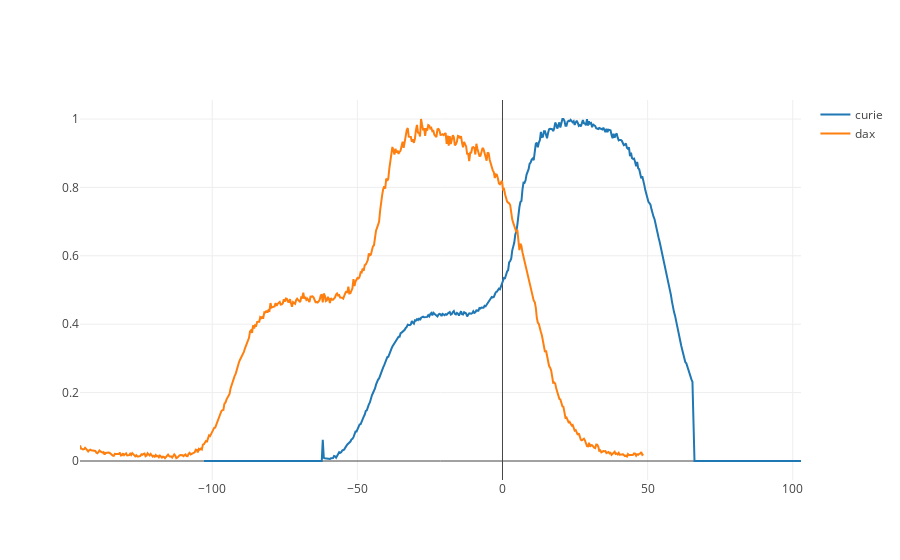

Notebook code for this chart:
### Code cell
trace0 = go.Scatter(
    x = data1['pas'],
    y = data1['value'],
    name='curie',
)

trace1 = go.Scatter(
    x = data2['pas'],
    y = data2['value'],
    name='dax',
)
data = [trace0, trace1]
fig= go.Figure(data=data)
py.iplot(fig)

### Figure 1 — Plotly figure (JSON) as saved in the notebook; plotly's stock layout.template omitted (floating-point values rounded to 4 significant figures; data arrays with more than 128 entries replaced by an {"elided": "..."} marker saying what was removed)
{"data": [{"name": "curie", "type": "scatter", "x": {"elided": "584 float values"}, "y": {"elided": "584 float values"}}, {"name": "dax", "type": "scatter", "x": {"elided": "551 float values"}, "y": {"elided": "551 float values"}}], "layout": {}}
